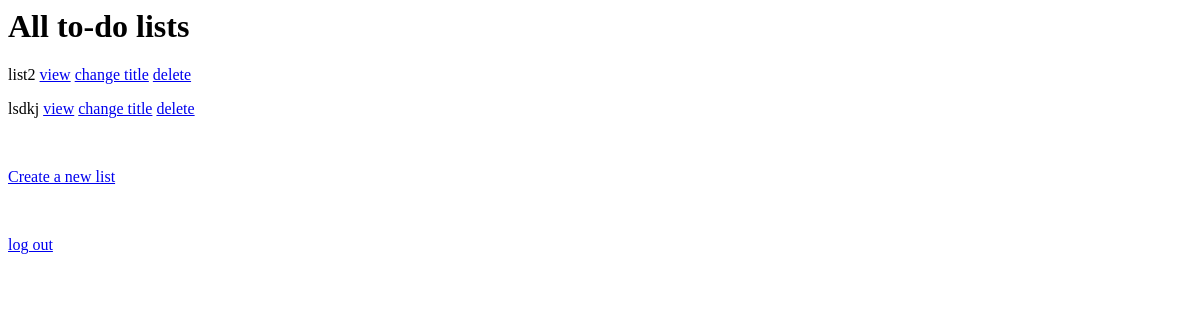
/v3/to-do-list/showall/ (signed in), run on an earlier commit of the app's database.
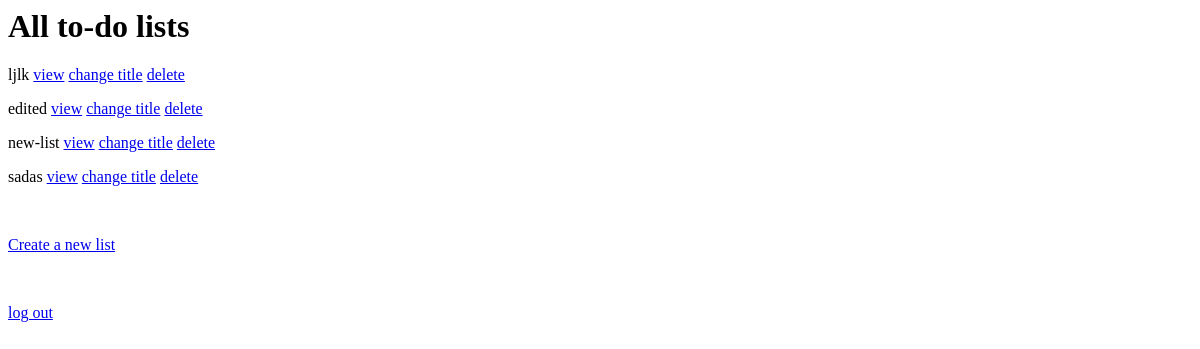
And on a later commit of the database.
### ToDoListApp/models/to_do_list2.py (models this page shows, shortened)
class ToDoList2(models.Model):
    title = models.CharField(max_length=100, default="new-list", null=False,
                             verbose_name='عنوان', validators=[validate_title])
    owner = models.ForeignKey(User, on_delete=models.CASCADE,
                              related_name="to_do_lists", null=True, verbose_name='صاحب')

### ToDoListApp/version3/views/show_lists_view3.py (the view)
# urls.py: path("to-do-list/showall/", ShowLists3.as_view()),
class ShowLists3(LoginRequiredMixin, TemplateView):
    template_name = "v3_show_all_lists_template.html"
    def get_context_data(self, **kwargs):
        context = super().get_context_data(**kwargs)
        user = self.request.user
        context["to_do_lists"] = user.to_do_lists.all()
        return context

### ToDoListApp/templates/v3_show_all_lists_template.html (shortened to what this page needs)
{% load static %}
    <h1>All to-do lists</h1>
    <form method="post">
        {% for to_do_list in to_do_lists %}
            <p>{{ to_do_list.title }}
                <a href="http://localhost:8000/v3/to-do-list/get/{{ to_do_list.list_id }}/">view</a>
                <a href="http://localhost:8000/v3/to-do-list/edit/{{ to_do_list.list_id }}/">change
                    title</a>
                <a href="http://localhost:8000/v3/to-do-list/delete/{{ to_do_list.list_id }}/">delete</a>
            </p>
        {% endfor %}
        <br>
        <p>
            <a href="http://localhost:8000/v3/to-do-list/create/">Create a new list</a>
        </p>
        <br>
        <p>
            <a href="http://localhost:8000/admin/logout/">log out</a>
        </p>
    </form>

What changed in the data, as far as the page shows it:
removed ToDoList2: title "lsdkj"
changed ToDoList2: title "list2" → "ljlk"
added ToDoList2: title "edited"
added ToDoList2: title "new-list"
added ToDoList2: title "sadas"
